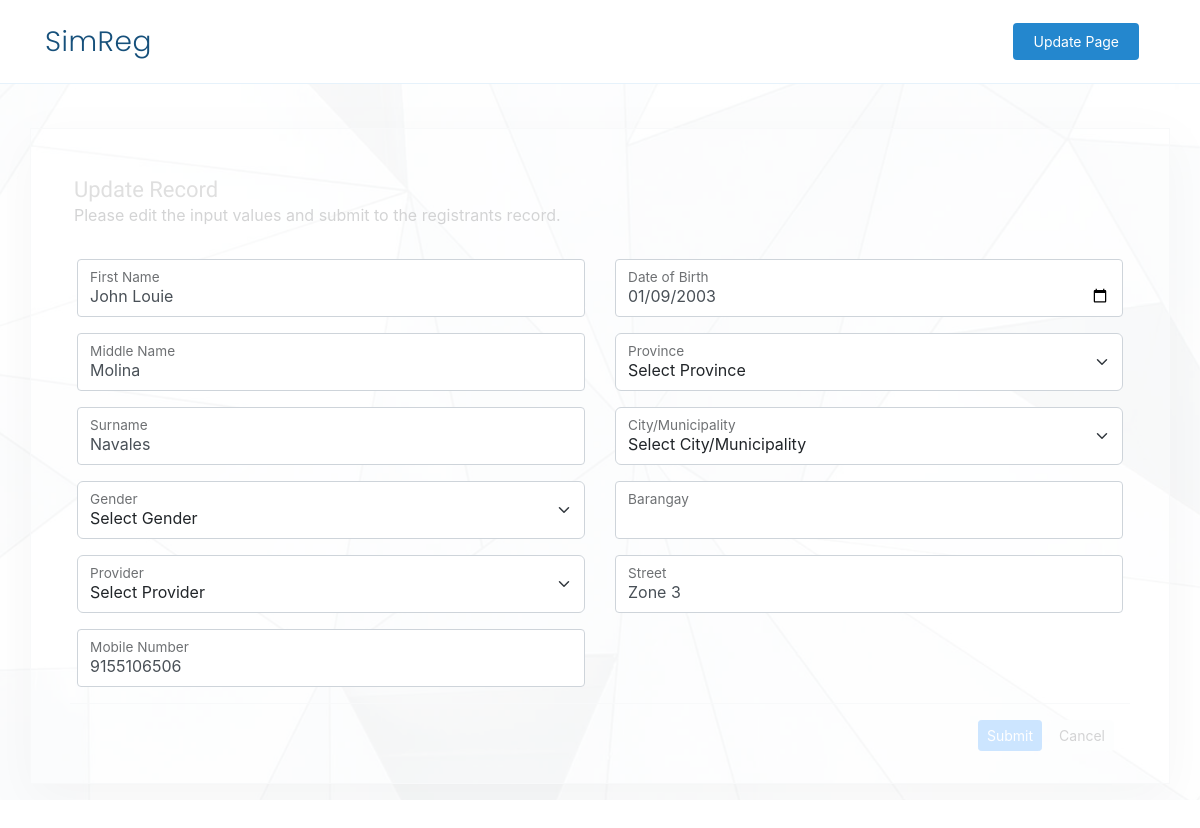
Page /update.php?id=1 on the committed database.
### tables this page shows
CREATE TABLE `registrants` (
  `id` int(11) NOT NULL,
  `firstname` varchar(50) NOT NULL,
  `middlename` varchar(50) NOT NULL,
  `surname` varchar(50) NOT NULL,
  `gender` varchar(10) NOT NULL,
  `provider` varchar(10) NOT NULL,
  `mobile_number` bigint(20) NOT NULL,
  `date_of_birth` text NOT NULL,
  `province` varchar(50) NOT NULL,
  `city` varchar(50) NOT NULL,
  `barangay` varchar(50) NOT NULL,
  `street` text NOT NULL,
  `date_registered` timestamp NOT NULL DEFAULT current_timestamp() ON UPDATE current_timestamp()
);

### update.php (the view, shortened to what this page needs)
<?php
require_once "config.php";
$firstname = $middlename = $surname = $mobile_number = $gender = $provider = $date_of_birth = $province = $city = $barangay = $street = "";
$firstname_err = $middlename_err = $surname_err = $mobile_number_err = $gender_err = $provider_err = $date_of_birth_err = $province_err = $city_err = $barangay_err = $street_err = "";
if(isset($_POST["id"]) && !empty($_POST["id"])){
    $id = $_POST["id"];
    $input_firstname = trim($_POST["firstname"]);
    if(empty($input_firstname)){
        $firstname_err = "Please enter a name.";
    } elseif(!filter_var($input_firstname, FILTER_VALIDATE_REGEXP, array("options"=>array("regexp"=>"/^[a-zA-Z\s]+$/")))){
        $firstname_err = "Please enter a valid name.";
    } else{
        $firstname = $input_firstname;
    }
    $input_middlename = trim($_POST["middlename"]);
    if(empty($input_middlename)){
        $middlename_err = "Please enter a name.";
    } elseif(!filter_var($input_middlename, FILTER_VALIDATE_REGEXP, array("options"=>array("regexp"=>"/^[a-zA-Z\s]+$/")))){
        $middlename_err = "Please enter a valid name.";
    } else{
        $middlename = $input_middlename;
    }
    $input_surname = trim($_POST["surname"]);
    if(empty($input_surname)){
        $surname_err = "Please enter a name.";
    } elseif(!filter_var($input_surname, FILTER_VALIDATE_REGEXP, array("options"=>array("regexp"=>"/^[a-zA-Z\s]+$/")))){
        $surname_err = "Please enter a valid name.";
    } else{
        $surname = $input_surname;
    }
    $input_mobile_number = trim($_POST["mobile_number"]);
    if(empty($input_mobile_number)){
        $mobile_number_err = "Please enter an mobile_number.";
    } else{
        $mobile_number = $input_mobile_number;
    }
    $input_gender = trim($_POST["gender"]);
    if(empty($input_gender)){
        $gender_err = "Please enter an gender.";
    } else{
        $gender = $input_gender;
    }
    $input_provider = trim($_POST["provider"]);
    if(empty($input_provider)){
        $provider_err = "Please enter an provider.";
    } else{
        $provider = $input_provider;
    }
    $input_date_of_birth = trim($_POST["date_of_birth"]);
    if(empty($input_date_of_birth)){
        $date_of_birth_err = "Please enter an date_of_birth.";
    } else{
        $date_of_birth = $input_date_of_birth;
    }
    $input_province = trim($_POST["province"]);
    if(empty($input_province)){
        $province_err = "Please enter an province.";
    } else{
        $province = $input_province;
    }
    $input_city = trim($_POST["city"]);
    if(empty($input_city)){
        $city_err = "Please enter an city.";
    } else{
        $city = $input_city;
    }
    $input_barangay = trim($_POST["barangay"]);
    if(empty($input_barangay)){
        $barangay_err = "Please enter an barangay.";
    } else{
        $barangay = $input_barangay;
    }
    $input_street = trim($_POST["street"]);
    if(empty($input_street)){
        $street_err = "Please enter an street.";
    } else{
        $street = $input_street;
    }
    if(empty($firstname_err) && empty($middlename_err) && empty($surname_err) && empty($mobile_number_err) && empty($gender_err) && empty($provider_err) && empty($date_of_birth_err) && empty($province_err) && empty($city_err) && empty($barangay_err) && empty($street_err)){
        $sql = "UPDATE registrants SET firstname=?, middlename=?, surname=?, mobile_number=?, gender=?, provider=?, date_of_birth=?, province=?, city=?, barangay=?, street=? WHERE id=?";
        if($stmt = mysqli_prepare($link, $sql)){
            mysqli_stmt_bind_param($stmt, "sssssssssssi", $param_firstname, $param_middlename, $param_surname, $param_mobile_number, $param_gender, $param_provider, $param_date_of_birth, $param_province, $param_city, $param_barangay, $param_street, $param_id);
            $param_firstname = $firstname;
            $param_middlename = $middlename;
            $param_surname = $surname;
            $param_mobile_number = $mobile_number;
            $param_gender = $gender;
            $param_provider = $provider;
            $param_date_of_birth = $date_of_birth;
            $param_province = $province;
            $param_city = $city;
            $param_barangay = $barangay;
            $param_street = $street;
            $param_id = $id;
            if(mysqli_stmt_execute($stmt)){
                header("location: admin.php");
                exit();
            } else{
                echo "Oops! Something went wrong. Please try again later.";
            }
        }
        mysqli_stmt_close($stmt);
    }
    mysqli_close($link);
} else{
    if(isset($_GET["id"]) && !empty(trim($_GET["id"]))){
        $sql = "SELECT * FROM registrants WHERE id = ?";
        if($stmt = mysqli_prepare($link, $sql)){
            mysqli_stmt_bind_param($stmt, "i", $param_id);
            if(mysqli_stmt_execute($stmt)){
                $result = mysqli_stmt_get_result($stmt);
                if(mysqli_num_rows($result) == 1){
                    $row = mysqli_fetch_array($result, MYSQLI_ASSOC);
                    $firstname = $row["firstname"];
                    $middlename = $row["middlename"];
                    $surname = $row["surname"];
                    $mobile_number = $row["mobile_number"];
                    $date_of_birth = $row["date_of_birth"];
                    $street = $row["street"];
                } else{
                    header("location: error.php");
                    exit();
                }
            } else{
                echo "Oops! Something went wrong. Please try again later.";
            }
        }
    }  else{
        header("location: error.php");
        exit();
    }
}
?>
 <!DOCTYPE html>
<html lang="en">
<head>
  <link href="assets/vendor/aos/aos.css" rel="stylesheet">
  <link href="assets/vendor/bootstrap/css/bootstrap.min.css" rel="stylesheet">
  <link href="assets/vendor/bootstrap-icons/bootstrap-icons.css" rel="stylesheet">
  <link href="assets/vendor/boxicons/css/boxicons.min.css" rel="stylesheet">
  <link href="assets/vendor/glightbox/css/glightbox.min.css" rel="stylesheet">
  <link href="assets/vendor/remixicon/remixicon.css" rel="stylesheet">
  <link href="assets/vendor/swiper/swiper-bundle.min.css" rel="stylesheet">
  <link href="assets/css/style.css" rel="stylesheet">
  <link rel="stylesheet" href="https://stackpath.bootstrapcdn.com/bootstrap/4.5.2/css/bootstrap.min.css">
  <link rel="stylesheet" href="https://stackpath.bootstrapcdn.com/bootstrap/4.5.2/css/bootstrap.min.css">
  <link rel="stylesheet" href="https://maxcdn.bootstrapcdn.com/font-awesome/4.7.0/css/font-awesome.min.css">
</head>
<body>
<header id="header" class="fixed-top">
        <div class="container d-flex align-items-center justify-content-between">
            <h1 class="logo"><a>SimReg</a></h1>
            <nav id="navbar" class="navbar">
                <ul>
                    <li><a class="getstarted scrollto">Update Page</a></li>
                </ul>
            </nav>
        </div>
   </header>
    <section id="hero">
        <div class="container-md shadow-lg border mt-5" data-aos="fade-up" data-aos-delay="100">
         <form action="<?php echo htmlspecialchars(basename($_SERVER['REQUEST_URI'])); ?>" method="post">
            <div class="row mx-3">
                    <h2 class="mt-5">Update Record</h2>
                    <p>Please edit the input values and submit to the registrants record.</p>
                    <div class="col-md-6 mx-auto">
                        <div class="form-floating mb-3 mt-3">
                            <input type="text" name="firstname" id="firstname" placeholder="Enter firstname"
                                class="form-control <?php echo (!empty($firstname_err)) ? 'is-invalid' : ''; ?>"
                                value="<?php echo $firstname; ?>" required>
                            <label for="firstname">First Name</label>
                        </div>
                        <div class="form-floating mb-3 mt-3">
                            <input type="text" name="middlename" id="middlename" placeholder="Enter middlename"
                                class="form-control <?php echo (!empty($middlename_err)) ? 'is-invalid' : ''; ?>"
                                value="<?php echo $middlename; ?>">
                            <label for="middlename">Middle Name</label>
                        </div>
                        <div class="form-floating mb-3 mt-3">
                            <input type="text" name="surname" id="surname" placeholder="Enter surname"
                                class="form-control <?php echo (!empty($surname_err)) ? 'is-invalid' : ''; ?>"
                                value="<?php echo $surname; ?>">
                            <label for="surname">Surname</label>
                        </div>
                        <div class="form-floating mb-3 mt-3">
                            <select name="gender" class="form-select" id="gender" aria-label="Default select example">
                                <option selected disabled>Select Gender</option>
                            </select>
                            <label for="gender" class="form-label">Gender</label>
                        </div>
                        <div class="form-floating mb-3 mt-3">
                            <select name="provider" class="form-select" id="provider" aria-label="Default select example">
                                <option selected disabled>Select Provider</option>
                            </select>
                            <label for="provider" class="form-label">Provider</label>
                        </div>
                        <div class="form-floating mb-3 mt-3">
                            <input type="text" name="mobile_number" id="number" placeholder="Enter number"
                                class="form-control <?php echo (!empty($mobile_number_err)) ? 'is-invalid' : ''; ?>"
                                value="<?php echo $mobile_number; ?>">
                            <label for="number">Mobile Number</label>
                        </div>
                    </div>
                    <div class="col-md-6 mx-auto">
                        <div class="form-floating mb-3 mt-3">
                            <input type="date" name="date_of_birth" id="birth" placeholder="enter birth"
                                class="form-control <?php echo (!empty($date_of_birth_err)) ? 'is-invalid' : ''; ?>"
                                value="<?php echo $date_of_birth; ?>">
                            <label for="birth">Date of Birth</label>
                        </div>
                        <div class="form-floating mb-3 mt-3">
                            <select name="province" class="form-select" id="province" aria-label="Default select example">
                                <option selected disabled>Select Province</option>
                            </select>
                            <label for="province" class="form-label">Province</label>
                        </div>
                        <div class="form-floating mb-3 mt-3">
                            <select name="city" id="city" onchange="city()" class="form-select" id="mun"
                                aria-label="Default select example">
                                <option selected disabled>Select City/Municipality</option>
                            </select>
                            <label for="mun" class="form-label">City/Municipality</label>
                        </div>
                        <div class="form-floating mb-3 mt-3">
                            <select type="text" name="barangay" id="barangay" id="brgy"
                                class="form-control <?php echo (!empty($barangay_err)) ? 'is-invalid' : ''; ?>">
                                <option value=""></option>
                            </select>
                            <label for="brgy" class="form-label">Barangay</label>
                        </div>
                        <div class="form-floating mb-3 mt-3">
                            <input type="text" name="street" id="street" placeholder="Enter street"
                                class="form-control <?php echo (!empty($street_err)) ? 'is-invalid' : ''; ?>"
                                value="<?php echo $street; ?>">
                            <label for="street">Street</label>
                        </div>
                    </div>
            </div>
                    <div class="mb-3 mx-4 modal-footer">
                        <input type="submit" class="btn btn-primary btn-sm" value="Submit">
                        <a href="index.php" class="btn btn-light btn-sm">Cancel</a>
                    </div>
        </form>
       </div>
    </section>
</body>
</html>

### assets/css/style.css (style rules this page uses)
body { font-family: "Open Sans", sans-serif; color: #444444; }
a { color: #2487ce; text-decoration: none; }
h1, h2, h3, h4, h5, h6 { font-family: "Raleway", sans-serif; }
#header { transition: all 0.5s; background: #fff; z-index: 997; padding: 15px 0; border-bottom: 1px solid #e6f2fb; }
#header .logo { font-size: 28px; margin: 0; padding: 0; line-height: 1; font-weight: 300; letter-spacing: 0.5px; font-family: "Poppins", sans-serif; }
#header .logo a { color: #16507b; }
.navbar { padding: 0; }
.navbar ul { margin: 0; padding: 0; display: flex; list-style: none; align-items: center; }
.navbar li { position: relative; }
.navbar a, .navbar a:focus { display: flex; align-items: center; justify-content: space-between; padding: 10px 0 10px 30px; font-size: 14px; color: #16507b; white-space: nowrap; transition: 0.3s; }
.navbar .getstarted, .navbar .getstarted:focus { background: #2487ce; padding: 8px 20px; margin-left: 30px; border-radius: 4px; color: #fff; }
#hero { width: 100%; height: 100vh; position: relative; background: url("../img/hero-bg.jpg") top center; background-size: cover; position: relative; }
#hero:before { content: ""; background: rgba(255, 255, 255, 0.8); position: absolute; bottom: 0; top: 0; left: 0; right: 0; }
#hero h2 { color: #5e5e5e; margin: 10px 0 0 0; font-size: 22px; }
@media (min-width: 1024px) { #hero { background-attachment: fixed; } }
section { padding: 80px 0; overflow: hidden; }

### rows in the picture
registrants: firstname "John Louie", middlename "Molina", surname "Navales", mobile_number "9155106506", date_of_birth "01/09/2003", street "Zone 3"
